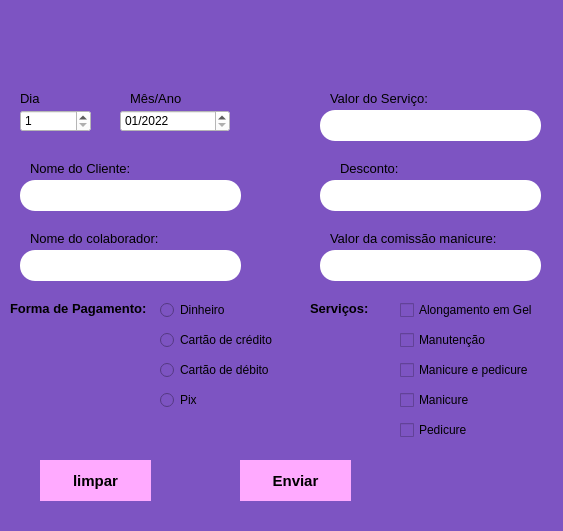
<?xml version="1.0" encoding="UTF-8"?>
<ui version="4.0">
 <class>MainWindow</class>
 <widget class="QMainWindow" name="MainWindow">
  <property name="enabled">
   <bool>true</bool>
  </property>
  <property name="geometry">
   <rect>
    <x>0</x>
    <y>0</y>
    <width>563</width>
    <height>531</height>
   </rect>
  </property>
  <property name="windowTitle">
   <string>MainWindow</string>
  </property>
  <property name="styleSheet">
   <string notr="true">background-color: rgb(125, 84, 194);</string>
  </property>
  <widget class="QWidget" name="centralwidget">
   <widget class="QPushButton" name="pushButton">
    <property name="geometry">
     <rect>
      <x>240</x>
      <y>460</y>
      <width>111</width>
      <height>41</height>
     </rect>
    </property>
    <property name="font">
     <font>
      <pointsize>11</pointsize>
      <italic>false</italic>
      <bold>true</bold>
     </font>
    </property>
    <property name="styleSheet">
     <string notr="true">background-color: rgb(255, 170, 255);
border-style: outset;

</string>
    </property>
    <property name="text">
     <string>Enviar</string>
    </property>
   </widget>
   <widget class="QLineEdit" name="lineEditCliente">
    <property name="geometry">
     <rect>
      <x>20</x>
      <y>180</y>
      <width>221</width>
      <height>31</height>
     </rect>
    </property>
    <property name="styleSheet">
     <string notr="true">background-color: rgb(255, 255, 255);
border-radius: 15px;
border-style: outset;
borde-width: 2px;</string>
    </property>
    <property name="nomeCliente" stdset="0">
     <string/>
    </property>
    <property name="lineEdit" stdset="0">
     <string/>
    </property>
   </widget>
   <widget class="QLabel" name="label_2">
    <property name="geometry">
     <rect>
      <x>30</x>
      <y>160</y>
      <width>121</width>
      <height>16</height>
     </rect>
    </property>
    <property name="font">
     <font>
      <pointsize>10</pointsize>
     </font>
    </property>
    <property name="text">
     <string>Nome do Cliente:</string>
    </property>
   </widget>
   <widget class="QLabel" name="label_3">
    <property name="geometry">
     <rect>
      <x>130</x>
      <y>90</y>
      <width>81</width>
      <height>16</height>
     </rect>
    </property>
    <property name="font">
     <font>
      <pointsize>10</pointsize>
     </font>
    </property>
    <property name="text">
     <string>Mês/Ano</string>
    </property>
   </widget>
   <widget class="QLabel" name="label_6">
    <property name="geometry">
     <rect>
      <x>150</x>
      <y>10</y>
      <width>301</width>
      <height>61</height>
     </rect>
    </property>
    <property name="text">
     <string/>
    </property>
    <property name="pixmap">
     <pixmap>Cadastro de Serviços.png</pixmap>
    </property>
   </widget>
   <widget class="QLabel" name="label_4">
    <property name="geometry">
     <rect>
      <x>20</x>
      <y>90</y>
      <width>81</width>
      <height>16</height>
     </rect>
    </property>
    <property name="font">
     <font>
      <pointsize>10</pointsize>
     </font>
    </property>
    <property name="text">
     <string>Dia</string>
    </property>
   </widget>
   <widget class="QLabel" name="label_7">
    <property name="geometry">
     <rect>
      <x>330</x>
      <y>90</y>
      <width>101</width>
      <height>16</height>
     </rect>
    </property>
    <property name="font">
     <font>
      <pointsize>10</pointsize>
     </font>
    </property>
    <property name="text">
     <string>Valor do Serviço:</string>
    </property>
   </widget>
   <widget class="QLabel" name="label_8">
    <property name="geometry">
     <rect>
      <x>10</x>
      <y>300</y>
      <width>141</width>
      <height>16</height>
     </rect>
    </property>
    <property name="font">
     <font>
      <pointsize>10</pointsize>
      <bold>true</bold>
     </font>
    </property>
    <property name="text">
     <string>Forma de Pagamento:</string>
    </property>
   </widget>
   <widget class="QLineEdit" name="lineEditColaborador">
    <property name="geometry">
     <rect>
      <x>20</x>
      <y>250</y>
      <width>221</width>
      <height>31</height>
     </rect>
    </property>
    <property name="styleSheet">
     <string notr="true">background-color: rgb(255, 255, 255);
border-radius: 15px;
border-style: outset;
borde-width: 2px;
</string>
    </property>
   </widget>
   <widget class="QLabel" name="label_9">
    <property name="geometry">
     <rect>
      <x>340</x>
      <y>160</y>
      <width>141</width>
      <height>16</height>
     </rect>
    </property>
    <property name="font">
     <font>
      <pointsize>10</pointsize>
     </font>
    </property>
    <property name="text">
     <string>Desconto:</string>
    </property>
   </widget>
   <widget class="QLineEdit" name="lineEditValorServico">
    <property name="geometry">
     <rect>
      <x>320</x>
      <y>110</y>
      <width>221</width>
      <height>31</height>
     </rect>
    </property>
    <property name="styleSheet">
     <string notr="true">background-color: rgb(255, 255, 255);
border-radius: 15px;
border-style: outset;
borde-width: 2px;
</string>
    </property>
   </widget>
   <widget class="QLabel" name="label_10">
    <property name="geometry">
     <rect>
      <x>30</x>
      <y>230</y>
      <width>141</width>
      <height>16</height>
     </rect>
    </property>
    <property name="font">
     <font>
      <pointsize>10</pointsize>
     </font>
    </property>
    <property name="text">
     <string>Nome do colaborador:</string>
    </property>
   </widget>
   <widget class="QLabel" name="label_11">
    <property name="geometry">
     <rect>
      <x>330</x>
      <y>230</y>
      <width>171</width>
      <height>16</height>
     </rect>
    </property>
    <property name="font">
     <font>
      <pointsize>10</pointsize>
     </font>
    </property>
    <property name="text">
     <string>Valor da comissão manicure:</string>
    </property>
   </widget>
   <widget class="QLineEdit" name="lineEditDesconto">
    <property name="geometry">
     <rect>
      <x>320</x>
      <y>180</y>
      <width>221</width>
      <height>31</height>
     </rect>
    </property>
    <property name="styleSheet">
     <string notr="true">background-color: rgb(255, 255, 255);
border-radius: 15px;
border-style: outset;
borde-width: 2px;
</string>
    </property>
   </widget>
   <widget class="QLineEdit" name="lineEditComissao">
    <property name="geometry">
     <rect>
      <x>320</x>
      <y>250</y>
      <width>221</width>
      <height>31</height>
     </rect>
    </property>
    <property name="styleSheet">
     <string notr="true">background-color: rgb(255, 255, 255);
border-radius: 15px;
border-style: outset;
borde-width: 2px;
</string>
    </property>
   </widget>
   <widget class="QSpinBox" name="spinBox">
    <property name="geometry">
     <rect>
      <x>20</x>
      <y>110</y>
      <width>71</width>
      <height>22</height>
     </rect>
    </property>
    <property name="styleSheet">
     <string notr="true">color: rgb(255, 255, 255);
background-color: rgb(255, 255, 255);
color: rgb(0, 0, 0);</string>
    </property>
    <property name="minimum">
     <number>1</number>
    </property>
    <property name="maximum">
     <number>31</number>
    </property>
   </widget>
   <widget class="QDateEdit" name="dateEdit">
    <property name="geometry">
     <rect>
      <x>120</x>
      <y>110</y>
      <width>110</width>
      <height>22</height>
     </rect>
    </property>
    <property name="styleSheet">
     <string notr="true">background-color: rgb(255, 255, 255);</string>
    </property>
    <property name="minimumDateTime">
     <datetime>
      <hour>0</hour>
      <minute>0</minute>
      <second>0</second>
      <year>2022</year>
      <month>1</month>
      <day>1</day>
     </datetime>
    </property>
    <property name="minimumDate">
     <date>
      <year>2022</year>
      <month>1</month>
      <day>1</day>
     </date>
    </property>
    <property name="displayFormat">
     <string>MM/yyyy</string>
    </property>
   </widget>
   <widget class="QRadioButton" name="dinheiroButton">
    <property name="geometry">
     <rect>
      <x>160</x>
      <y>300</y>
      <width>89</width>
      <height>20</height>
     </rect>
    </property>
    <property name="text">
     <string>Dinheiro</string>
    </property>
   </widget>
   <widget class="QRadioButton" name="cartaoCreditoButton">
    <property name="geometry">
     <rect>
      <x>160</x>
      <y>330</y>
      <width>151</width>
      <height>20</height>
     </rect>
    </property>
    <property name="text">
     <string>Cartão de crédito</string>
    </property>
   </widget>
   <widget class="QRadioButton" name="pixButton">
    <property name="geometry">
     <rect>
      <x>160</x>
      <y>390</y>
      <width>51</width>
      <height>20</height>
     </rect>
    </property>
    <property name="text">
     <string>Pix</string>
    </property>
   </widget>
   <widget class="QRadioButton" name="cartaoDebitoButton">
    <property name="geometry">
     <rect>
      <x>160</x>
      <y>360</y>
      <width>151</width>
      <height>20</height>
     </rect>
    </property>
    <property name="text">
     <string>Cartão de débito</string>
    </property>
   </widget>
   <widget class="QLabel" name="label_12">
    <property name="geometry">
     <rect>
      <x>310</x>
      <y>300</y>
      <width>61</width>
      <height>16</height>
     </rect>
    </property>
    <property name="font">
     <font>
      <pointsize>10</pointsize>
      <bold>true</bold>
     </font>
    </property>
    <property name="text">
     <string>Serviços:</string>
    </property>
   </widget>
   <widget class="QCheckBox" name="checkBox">
    <property name="geometry">
     <rect>
      <x>400</x>
      <y>300</y>
      <width>141</width>
      <height>20</height>
     </rect>
    </property>
    <property name="text">
     <string>Alongamento em Gel</string>
    </property>
   </widget>
   <widget class="QCheckBox" name="checkBox_2">
    <property name="geometry">
     <rect>
      <x>400</x>
      <y>330</y>
      <width>141</width>
      <height>20</height>
     </rect>
    </property>
    <property name="text">
     <string>Manutenção</string>
    </property>
   </widget>
   <widget class="QCheckBox" name="checkBox_3">
    <property name="geometry">
     <rect>
      <x>400</x>
      <y>360</y>
      <width>141</width>
      <height>20</height>
     </rect>
    </property>
    <property name="text">
     <string>Manicure e pedicure</string>
    </property>
   </widget>
   <widget class="QCheckBox" name="checkBox_4">
    <property name="geometry">
     <rect>
      <x>400</x>
      <y>390</y>
      <width>141</width>
      <height>20</height>
     </rect>
    </property>
    <property name="text">
     <string>Manicure </string>
    </property>
   </widget>
   <widget class="QCheckBox" name="checkBox_5">
    <property name="geometry">
     <rect>
      <x>400</x>
      <y>420</y>
      <width>141</width>
      <height>20</height>
     </rect>
    </property>
    <property name="text">
     <string>Pedicure</string>
    </property>
   </widget>
   <widget class="QLabel" name="textoErroLabel">
    <property name="geometry">
     <rect>
      <x>160</x>
      <y>419</y>
      <width>231</width>
      <height>31</height>
     </rect>
    </property>
    <property name="font">
     <font>
      <pointsize>13</pointsize>
      <bold>true</bold>
     </font>
    </property>
    <property name="styleSheet">
     <string notr="true">color: rgb(255, 255, 0);</string>
    </property>
    <property name="text">
     <string/>
    </property>
    <property name="textFormat">
     <enum>Qt::AutoText</enum>
    </property>
   </widget>
   <widget class="QPushButton" name="pushButton_2">
    <property name="geometry">
     <rect>
      <x>40</x>
      <y>460</y>
      <width>111</width>
      <height>41</height>
     </rect>
    </property>
    <property name="font">
     <font>
      <pointsize>11</pointsize>
      <italic>false</italic>
      <bold>true</bold>
     </font>
    </property>
    <property name="styleSheet">
     <string notr="true">background-color: rgb(255, 170, 255);
border-style: outset;

</string>
    </property>
    <property name="text">
     <string>limpar</string>
    </property>
   </widget>
  </widget>
  <widget class="QMenuBar" name="menubar">
   <property name="geometry">
    <rect>
     <x>0</x>
     <y>0</y>
     <width>563</width>
     <height>22</height>
    </rect>
   </property>
  </widget>
  <widget class="QStatusBar" name="statusbar"/>
 </widget>
 <resources/>
 <connections/>
</ui>
